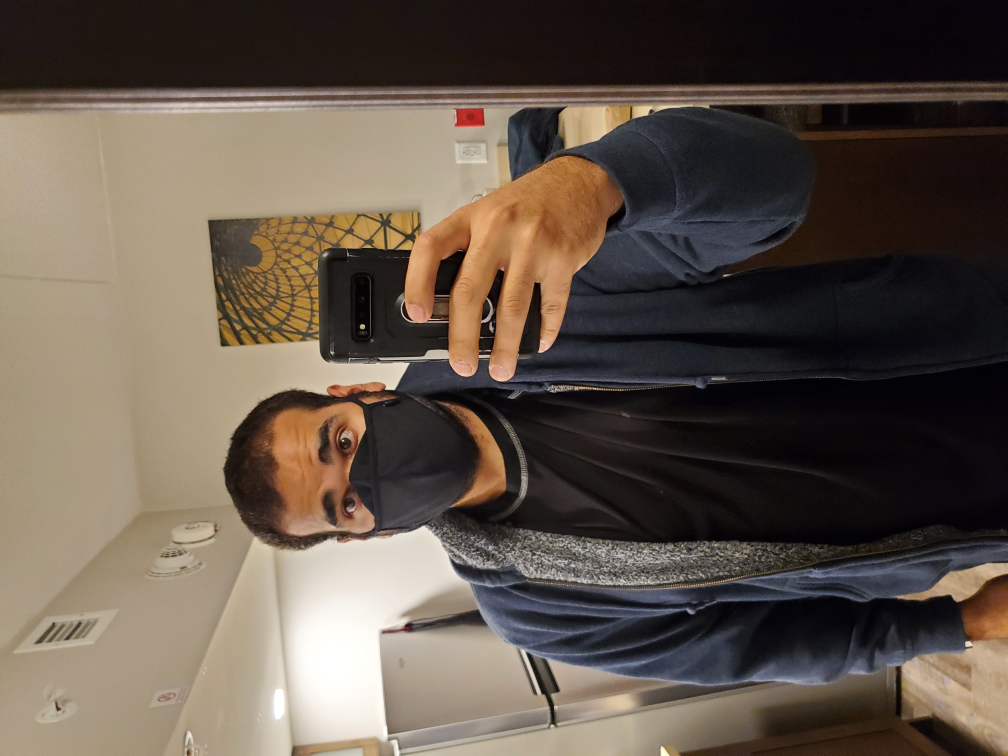
#> input picture assets/portrait.jpg, 4032 x 3024 px (shown at 1/4 size)
$ python mk_bin_and_upload.py --in ../assets/portrait.jpg
#> lines starting #> are read from the running program, lines starting #| are printed output that depends on the picture
#> in main, img is the input picture: PIL image 4032x3024 RGB; mean R, G, B 97.3, 85.3, 74.4
#!/usr/bin/env python3
import argparse
import os
import requests
from PIL import Image

W, H = 1600, 1200

# You may need to reorder this list after the 1-time calibration.
# Index in this list becomes the 4-bit pixel value.
PALETTE = [
    ("white",  (255, 255, 255)),
    ("black",  (0, 0, 0)),
    ("red",    (255, 0, 0)),
    ("yellow", (255, 255, 0)),
    ("blue",   (0, 0, 255)),
    ("green",  (0, 255, 0)),
]

def build_palette_image():
    pal_img = Image.new("P", (1, 1))
    pal = []
    for _, rgb in PALETTE:
        pal.extend(rgb)
    pal.extend([0,0,0] * (256 - len(PALETTE)))
    pal_img.putpalette(pal)
    return pal_img

def fit(img: Image.Image, rotate: int) -> Image.Image:
#> called with rotate = 90
    img = img.convert("RGB")
    if rotate:
        img = img.rotate(-rotate, expand=True)  # clockwise
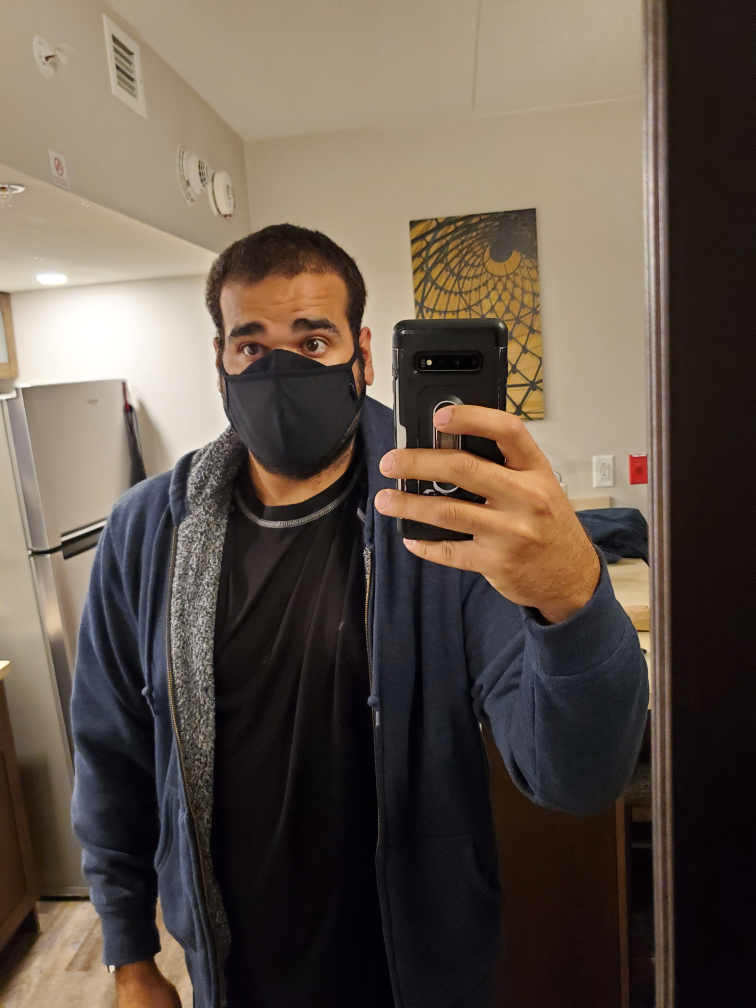
#> img: PIL image 3024x4032 RGB (shown at 1/4 size); mean R, G, B 97.3, 85.3, 74.4

    # cover-fit then center-crop
    scale = max(W / img.width, H / img.height)
#> scale = 0.529
    nw, nh = int(img.width * scale), int(img.height * scale)
#> nw = 1600; nh = 2133
    img = img.resize((nw, nh), Image.Resampling.LANCZOS)
#> img: PIL image 1600x2133 RGB
    left = (nw - W) // 2
#> left = 0
    top = (nh - H) // 2
#> top = 466
    return img.crop((left, top, left + W, top + H))
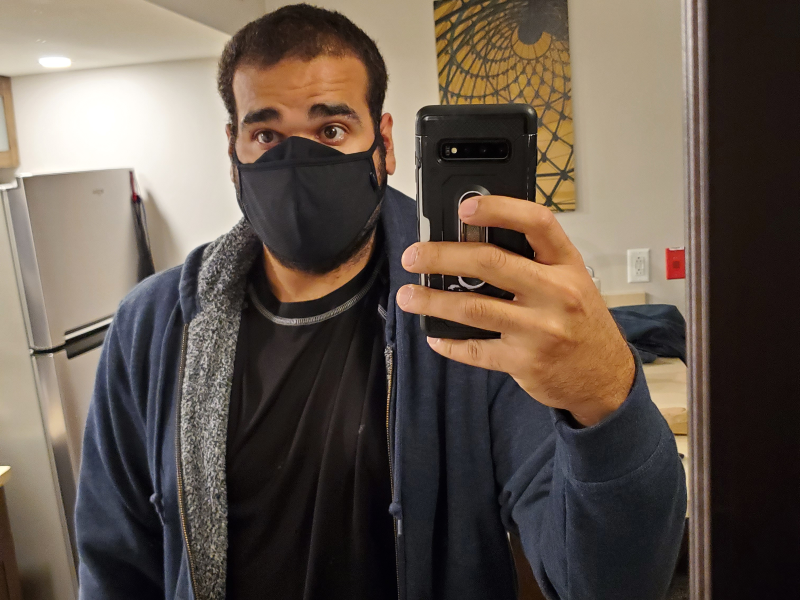
#> returned value: PIL image 1600x1200 RGB (shown at 1/2 size); mean R, G, B 99.6, 87, 76.8

def to_indices(img: Image.Image, dither: bool) -> Image.Image:
#> called with dither = True
    pal_img = build_palette_image()
    return img.quantize(
        palette=pal_img,
        dither=Image.Dither.FLOYDSTEINBERG if dither else Image.Dither.NONE,
    )
#> returned value: PIL image 1600x1200 P

def pack_4bpp(p_img: Image.Image) -> bytes:
    pix = list(p_img.getdata())
#> pix = 1920000 items
    out = bytearray((W * H) // 2)
    j = 0
    for i in range(0, len(pix), 2):
        a = pix[i] & 0x0F
        b = pix[i+1] & 0x0F
        out[j] = (a << 4) | b
        j += 1
#> this loop made 960000 passes
#> (i, a, b) on passes 3 to 5: (4, 0, 2), (6, 0, 5), (8, 0, 2)
#> after the loop, j = 960000
    return bytes(out)

def upload(frame_host: str, bin_path: str, timeout: int):
    url = f"http://{frame_host}/upload"
    with open(bin_path, "rb") as f:
        files = {"data": ("image_data.bin", f, "application/octet-stream")}
        r = requests.post(url, files=files, timeout=timeout)
    r.raise_for_status()
    return r.text.strip()

def main():
    ap = argparse.ArgumentParser()
    ap.add_argument("--frame", default="192.168.0.224")
    ap.add_argument("--in", dest="inp", required=True)
    ap.add_argument("--out", default="/tmp/image_data.bin")
    ap.add_argument("--rotate", type=int, default=90, choices=[0,90,180,270])
    ap.add_argument("--no-dither", action="store_true")
    ap.add_argument("--upload", action="store_true")
    ap.add_argument("--timeout", type=int, default=180)
    args = ap.parse_args()

    img = Image.open(args.inp)
    img = fit(img, rotate=args.rotate)
    p = to_indices(img, dither=not args.no_dither)
    data = pack_4bpp(p)

    with open(args.out, "wb") as f:
        f.write(data)

    print(f"Wrote {args.out} ({len(data)} bytes; expected 960000)")
#> (printed output is left out)

    if args.upload:
        resp = upload(args.frame, args.out, args.timeout)
        print("Upload response:", resp)

if __name__ == "__main__":
    main()
